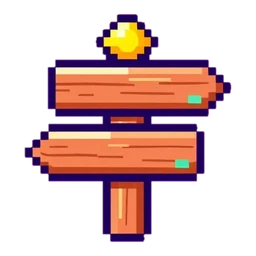
#> input picture tools/art/ach_src/ach_adv_act1.webp, 256 x 256 px
$ python zoom.py ../art/ach_src/ach_adv_act1.webp ../art/ach_src/ach_adv_act2.webp 5
#> lines starting #> are read from the running program, lines starting #| are printed output that depends on the picture
#> further down, a is the input picture: shape (256, 256, 4); mean R, G, B, A 65.2, 35.7, 35, 94.2
"""zoom de una imagen de rejilla nativa con reticula y coordenadas (para retocar a mano)"""
import sys
import numpy as np
from PIL import Image, ImageDraw

def zoom(a, path, z=14, bg=(60, 52, 76)):
#> called with path = '../art/ach_src/ach_adv_act2.webp', z = 14, bg = (60, 52, 76)
    h, w = a.shape[:2]; pad = 22
#> after `h, w = a.shape[:2]`: h = 52; w = 52
    im = Image.new("RGB", (w * z + pad, h * z + pad), (20, 16, 28)); d = ImageDraw.Draw(im)
#> after `im = Image.new('RGB', (w * z + pad, h * z + pad), (20, 16, 28))`:
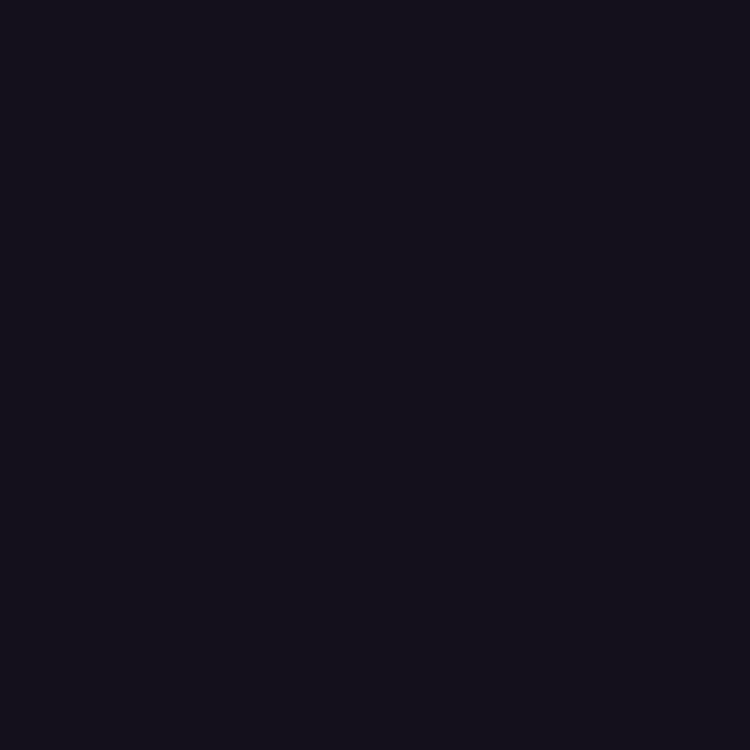
#> im: PIL image 750x750 RGB; mean R, G, B 20, 16, 28
    for y in range(h):
        for x in range(w):
            c = tuple(int(v) for v in a[y, x, :3]) if a[y, x, 3] else ((bg if (x + y) % 2 else tuple(v + 10 for v in bg)))
            d.rectangle([pad + x * z, pad + y * z, pad + x * z + z - 1, pad + y * z + z - 1], fill=c)
    for i in range(0, max(w, h) + 1, 4):
        if i <= w: d.line([pad + i * z, pad, pad + i * z, pad + h * z], fill=(255, 255, 255) if i % 8 == 0 else (150, 150, 150), width=1)
        if i <= h: d.line([pad, pad + i * z, pad + w * z, pad + i * z], fill=(255, 255, 255) if i % 8 == 0 else (150, 150, 150), width=1)
        if i < w: d.text((pad + i * z + 2, 4), str(i), fill=(255, 255, 0))
        if i < h: d.text((2, pad + i * z + 2), str(i), fill=(255, 255, 0))
    im.save(path)
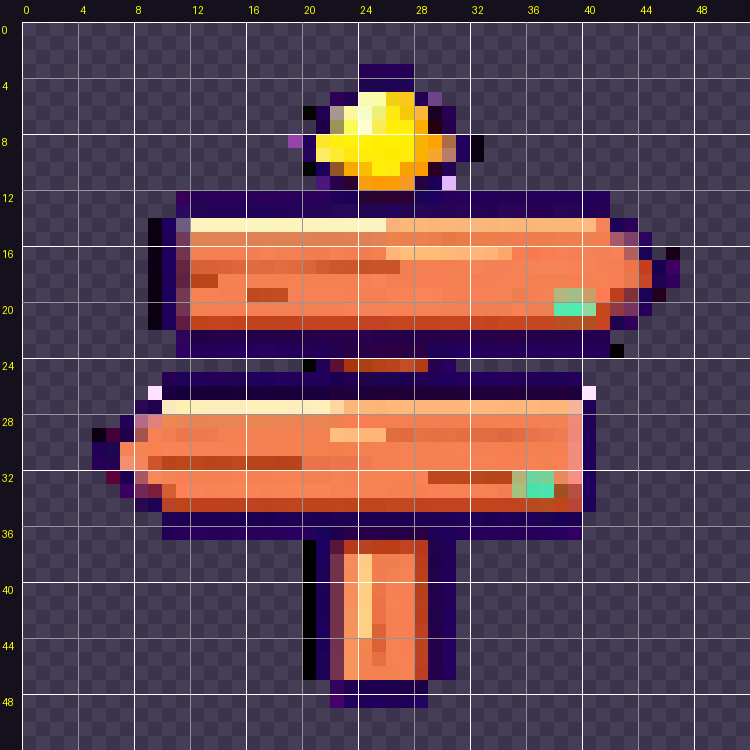
#> saved as ach_adv_act2.webp: PIL image 750x750 RGB; mean R, G, B 98.2, 68.6, 81.3

if __name__ == "__main__":
    a = np.array(Image.open(sys.argv[1]).convert("RGBA")); k = int(sys.argv[3]) if len(sys.argv) > 3 else 8
    zoom(a[::k, ::k], sys.argv[2])
